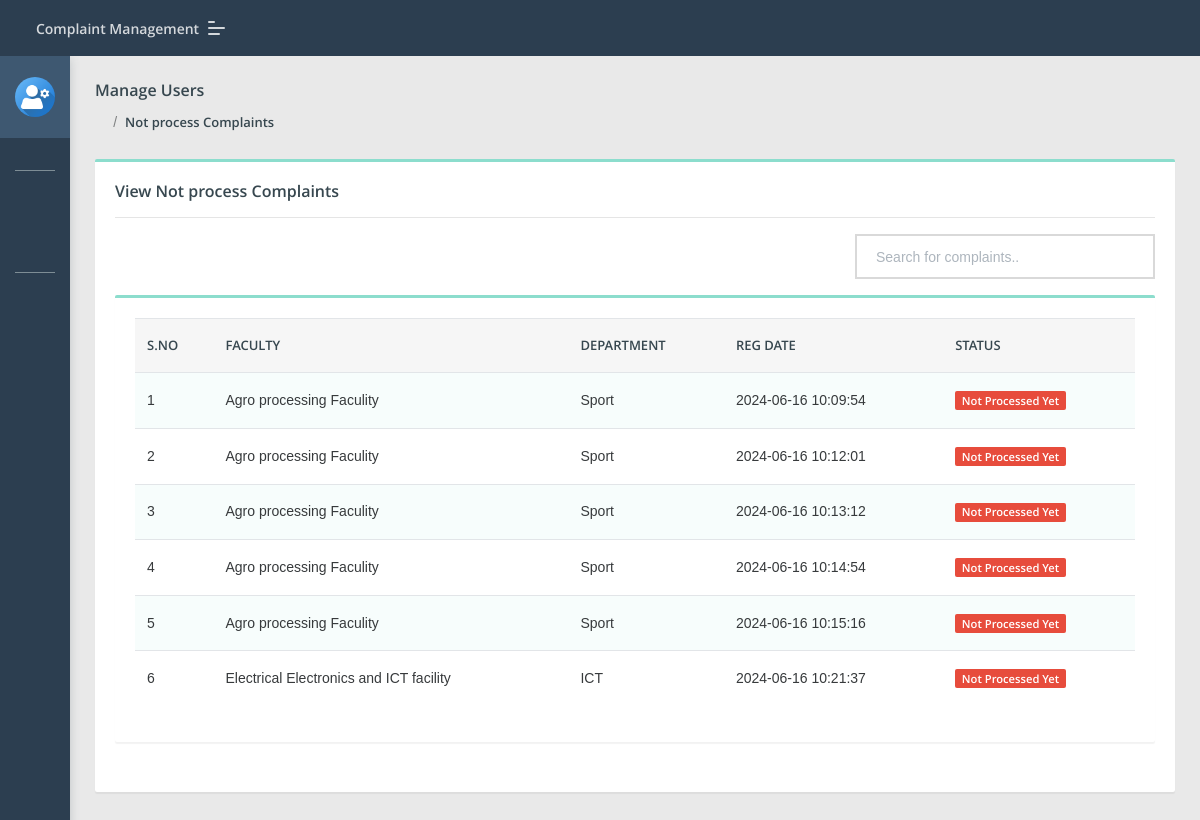
/Director/notprocess-complaint.php (signed in), run on the app's committed database.
### tables this page shows
CREATE TABLE `tblcomplaints` (
  `complaintNumber` int(11) NOT NULL,
  `userId` int(11) DEFAULT NULL,
  `category` text,
  `subcategory` varchar(255) DEFAULT NULL,
  `complaintType` varchar(255) DEFAULT NULL,
  `state` varchar(255) DEFAULT NULL,
  `noc` varchar(255) DEFAULT NULL,
  `complaintDetails` mediumtext,
  `complaintFile` varchar(255) DEFAULT NULL,
  `videoFile` varchar(255) DEFAULT NULL,
  `audioFile` varchar(255) DEFAULT NULL,
  `regDate` timestamp NULL DEFAULT CURRENT_TIMESTAMP,
  `status` varchar(50) DEFAULT NULL,
  `lastUpdationDate` timestamp NULL DEFAULT NULL ON UPDATE CURRENT_TIMESTAMP
);

### Director/notprocess-complaint.php (the view, shortened to what this page needs)
<?php
include('include/config.php');
if(strlen($_SESSION['diid'])==0)
    {
header('location:index.php');
}
else{
?>
<!DOCTYPE html>
<html lang="en">
<head>
    <link rel="stylesheet" href="assets/css/style.css">
</head>
<body class="">
    <?php include('include/sidebar.php');?>
    <?php include('include/header.php');?>
<section class="pcoded-main-container">
    <div class="pcoded-content">
        <div class="page-header">
            <div class="page-block">
                <div class="row align-items-center">
                    <div class="col-md-12">
                        <div class="page-header-title">
                            <h5 class="m-b-10">Manage Users</h5>
                        </div>
                        <ul class="breadcrumb">
                            <li class="breadcrumb-item"><a href="dashboard.php"><i class="feather icon-home"></i></a></li>
                            <li class="breadcrumb-item"><a href="notprocess-complaint.php">Not process Complaints</a></li>
                        </ul>
                    </div>
                </div>
            </div>
        </div>
        <div class="row">
            <div class="col-sm-12">
                <div class="card">
                    <div class="card-body">
                        <h5>View Not process Complaints</h5>
                        <hr>
                        <div class="row mb-3">
                            <div class="col-md-12 text-right">
                                <input type="text" id="searchInput" onkeyup="searchTable()" placeholder="Search for complaints.." class="form-control" style="max-width: 300px; display: inline-block;">
                            </div>
                        </div>
                      <div class="row">
                            <div class="col-xl-12">
                <div class="card">
                    <div class="card-body table-border-style">
                        <div class="table-responsive">
                            <table class="table table-striped" id="complaintsTable">
                                <thead>
                                    <tr>
                                        <th>S.No</th>
                                        <th>Faculty</th>
                                        <th>Department</th>
                                        <th>Reg Date</th>
                                        <th>Status</th>
                                    </tr>
                                </thead>
                                <tbody>
                                    <?php
                                    $query = mysqli_query($con, "SELECT * from tblcomplaints WHERE tblcomplaints.status is null");
                                    $cnt = 1;
                                    while ($row = mysqli_fetch_array($query)) {
                                    ?>
                                        <tr>
                                            <td><?php echo htmlentities($cnt); ?></td>
                                            <td><?php echo htmlentities($row['category']); ?></td>
                                            <td><?php echo htmlentities($row['subcategory']); ?></td>
                                            <td><?php echo htmlentities($row['regDate']); ?></td>
                                            <td>
                                                <?php
                                                $status = $row['status'];
                                                if ($status == '') { ?>
                                                    <span class="badge badge-danger">Not Processed Yet</span>
                                                <?php } elseif ($status == 'in process') { ?>
                                                    <span class="badge badge-warning">In Process</span>
                                                <?php } elseif ($status == 'closed') { ?>
                                                    <span class="badge badge-success">Closed</span>
                                                <?php } ?>
                                            </td>
                                        </tr>
                                    <?php
                                    $cnt = $cnt + 1;
                                    }
                                    ?>
                                </tbody>
                            </table>
                        </div>
                    </div>
                </div>
            </div>
                        </div>
                    </div>
                </div>
            </div>
        </div>
    </div>
</section>
</body>
</html>
<?php } ?>

### data on the page
tblcomplaints: category "Agro processing Faculity", subcategory "Sport", regDate "2024-06-16 10:09:54"
tblcomplaints: category "Agro processing Faculity", subcategory "Sport", regDate "2024-06-16 10:12:01"
tblcomplaints: category "Agro processing Faculity", subcategory "Sport", regDate "2024-06-16 10:13:12"
tblcomplaints: category "Agro processing Faculity", subcategory "Sport", regDate "2024-06-16 10:14:54"
tblcomplaints: category "Agro processing Faculity", subcategory "Sport", regDate "2024-06-16 10:15:16"
tblcomplaints: category "Electrical Electronics and ICT facility", subcategory "ICT", regDate "2024-06-16 10:21:37"
